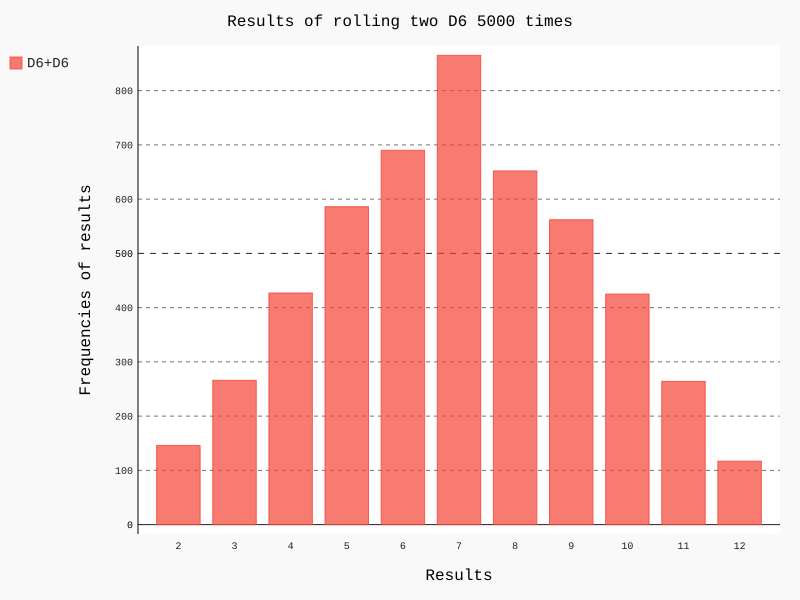

Here is the Python script that generated this plot:
import pygal
import random


class Die:
    """n面的骰子"""
    def __init__(self, n_sides):
        self.sides = n_sides

    def roll(self):
        return random.randint(1, self.sides)


die1 = Die(6)
die2 = Die(6)
results = []
for num in range(5000):
    results.append(die1.roll()+die2.roll())
frequencies = []
for value in range(2, die1.sides+die2.sides+1):
    frequencies.append(results.count(value))

hist = pygal.Bar()
hist.title = "Results of rolling two D6 5000 times"
hist.x_labels = [i for i in range(2, 13)]
hist.x_title = 'Results'
hist.y_title = 'Frequencies of results'
hist.add('D6+D6', frequencies)         # 图标
hist.render_to_file('myPygal.svg')
